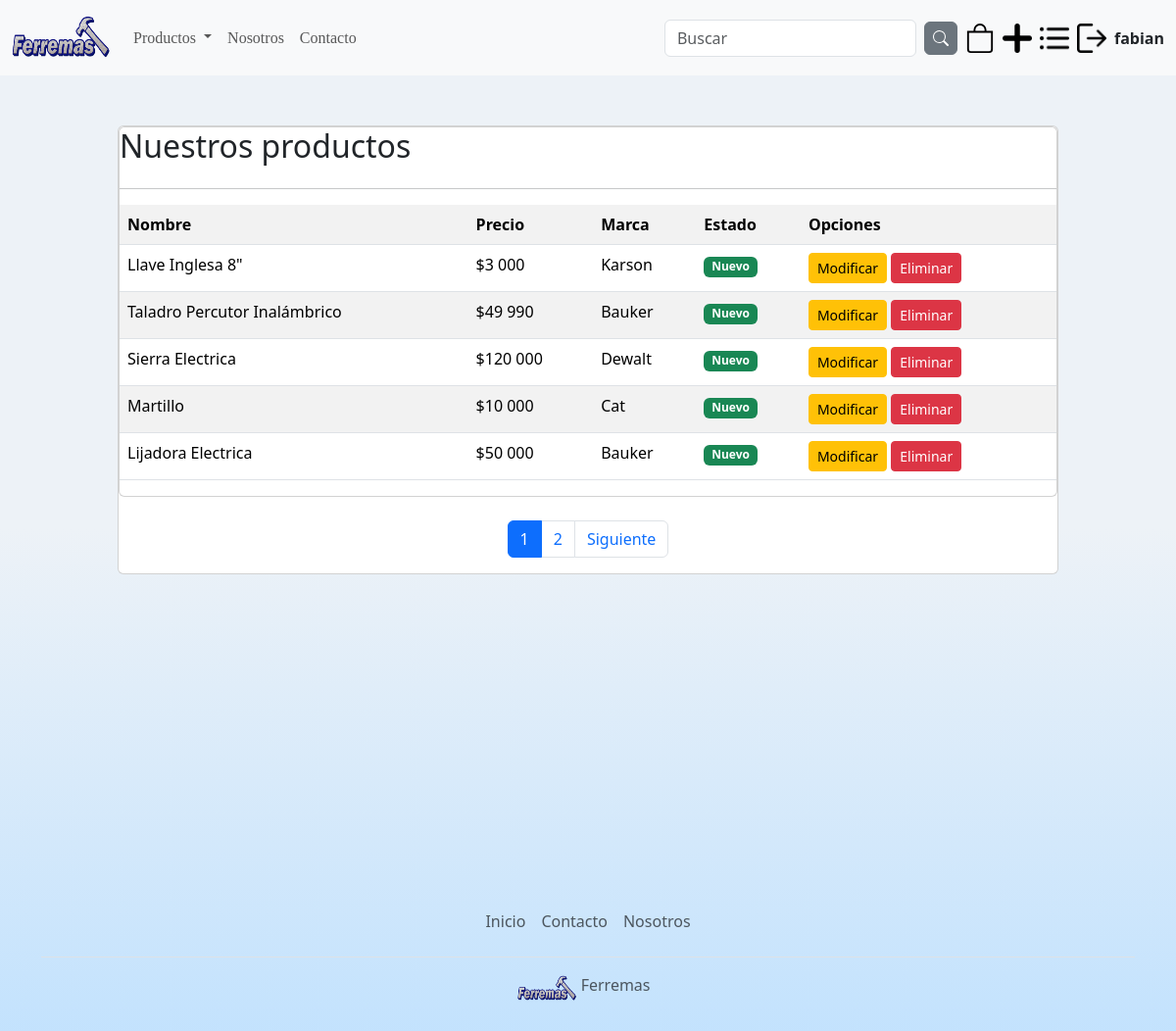
The app's page /listarProductos/ (signed in) with its own data.
### app/models.py (models this page shows, shortened)
class Producto(models.Model):
    nombre = models.CharField(max_length=50)
    precio = models.IntegerField()
    descripcion = models.TextField
    nuevo = models.BooleanField()
    marca = models.ForeignKey(Marca, on_delete=models.PROTECT)
    categoria = models.ForeignKey(Categoria, on_delete=models.PROTECT, null=True, blank=True)
    subcategoria = models.ForeignKey(Subcategoria, on_delete=models.PROTECT, null=True, blank=True)
    fecha_fabricacion = models.DateField()
    imagen = models.ImageField(upload_to='productos', null=True, blank=True)

class Marca(models.Model):
    nombre = models.CharField(max_length=50)
    def __str__(self):
        return self.nombre

### app/views.py (the view)
@permission_required('app.view_producto')
def listarProductos(request):
    productos = Producto.objects.all()
    page = request.GET.get('page', 1)
    try :
        paginator = Paginator(productos, 5)
        productos = paginator.page(page)
    except:
        raise Http404()
    data = {
        'entity': productos,
        'paginator': paginator
    }
    return render(request, 'app/producto/listar.html', data)

### app/templates/app/producto/listar.html (shortened to what this page needs)
{% extends 'app/base.html' %}
{% block contenido %}
{% load humanize %}
<br><br>
<div class="card">
    <div class="card body">
        <h2>Nuestros productos</h2>
        <hr>
        <table class="table table-striped table-hover table-responsive-sm">
    <tr>
        <th>Nombre</th>
        <th>Precio</th>
        <th>Marca</th>
        <th>Estado</th>
        <th> Opciones</th>
    </tr>
    {% for p in entity %}
    <tr>
        <td>{{p.nombre | title}}</td>
        <td>${{p.precio | intcomma }}</td>
        <td>{{p.marca | title}}</td>
        <td>
            {% if p.nuevo %}
                <span class="badge bg-success">Nuevo</span>
            {% else %}
                <span class="badge bg-danger">Usado</span>
            {% endif %}
        </td>
        <td>
            {% if perms.app.change_producto %}
            <a href="{% url 'modificar_Producto' p.id %}" class=" btn btn-warning btn-sm">Modificar</a>
            {% endif %}
            {% if perms.app.delete_producto %}
            <a href="#" onclick="eliminarProducto({{ p.id }}); return false;" class="btn btn-danger btn-sm">Eliminar</a>
            {% endif %}
        </td>
    </tr>
    {%endfor %}
</table>
</div>
<br>
{% include 'app/paginator.html' %}
</div>
{% endblock %}

### app/templates/app/base.html (shortened to what this page needs)
<!DOCTYPE html>
<html lang="es">
<head>
    {% load static %}
    <link href="https://cdn.jsdelivr.net/npm/bootstrap@5.3.3/dist/css/bootstrap.min.css" rel="stylesheet">
    <link rel="stylesheet" href="https://cdn.jsdelivr.net/npm/bxslider@4.2.17/dist/jquery.bxslider.min.css">
    <link rel="stylesheet" href="{% static 'app/css/style.css' %}">
</head>
<body>
    <nav class="navbar navbar-expand-lg bg-body-tertiary fixed-top" >
        <div class="container-fluid">
          <a class="navbar-brand" href="{% url 'home' %}">
            <img src="{% static 'app/img/Logo.png' %}" alt="Ferremas" width="100" height="50" class="d-inline-block align-text-top">
          </a>
          <div class="collapse navbar-collapse" id="navbarSupportedContent">
            <ul class="navbar-nav me-auto mb-2 mb-lg-0" >
              <li class="nav-item dropdown">
                <a class="nav-link dropdown-toggle" href="#" id="productosDropdown" role="button" data-bs-toggle="dropdown" aria-expanded="false">
                  Productos
                </a>
              </li>
              <li class="nav-item">
                <a class="nav-link "   href="#">Nosotros</a>
              </li>
              <li class="nav-item">
                <a class="nav-link "  href="{% url 'contacto'%}">Contacto</a>
              </li>
            </ul>
            <div class="d-flex align-items-center">
              <form class="d-flex align-items-center" role="search">
                <input class="form-control me-2" type="search" placeholder="Buscar" aria-label="Search">
                <button type="button" class="btn btn-secondary d-flex align-items-center justify-content-center p-2">
                  <svg xmlns="http://www.w3.org/2000/svg" width="16" height="16" fill="currentColor" class="bi bi-search" viewBox="0 0 16 16">
                    <path d="M11.742 10.344a6.5 6.5 0 1 0-1.397 1.398h-.001q.044.06.098.115l3.85 3.85a1 1 0 0 0 1.415-1.414l-3.85-3.85a1 1 0 0 0-.115-.1zM12 6.5a5.5 5.5 0 1 1-11 0 5.5 5.5 0 0 1 11 0"/>
                  </svg>
                </button>
              </form>
              <a href="{% url 'carrito' %}" class="ms-2 d-flex align-items-center">
                <img src="{% static 'app/img/bag.svg' %}" alt="carrito" width="30" height="30">
              </a>
              {% if perms.app.add_producto%}
              <a href="{% url 'agregar_Producto'%}"class="ms-2 d-flex align-items-center">
                <img src="{% static 'app/img/add.png' %}" alt="user" width="30" height="30">
              </a>
              {% endif %}
              {% if perms.app.view_producto%}
              <a href="{% url 'listar_Productos'%}" class="ms-2 d-flex align-items-center">
                <img src="{% static 'app/img/list.png' %}" alt="user" width="30" height="30">
              </a>
              {% endif %}
              {% if user.is_authenticated %}
                <form action="{% url 'logout' %}" method="post" style="display:inline;">
                  <button type="submit" class="ms-2 d-flex align-items-center" style="background:none; border:none; padding:0;">
                    <img src="{% static 'app/img/logout.png' %}" alt="cerrar sesión" width="30" height="30">
                  </button>
                </form>
                <span class="ms-2" style="font-weight: bold;">{{ user.username }}</span>
              {% else %}
                <a href="{% url 'login' %}" class="ms-2 d-flex align-items-center">
                  <img src="{% static 'app/img/person.svg' %}" alt="iniciar sesión" width="30" height="30">
                </a>
              {% endif %}
            </div>
          </div>
        </div>
    </nav>
      <div id="contenido">
        {% block contenido %}
        {% endblock %}
      </div>
      <div class="container" id="footer">
        <footer class="py-3 my-4">
          <ul class="nav justify-content-center border-bottom pb-3 mb-3">
            <li class="nav-item"><a href="{% url 'home'%}" class="nav-link px-2 text-body-secondary">Inicio</a></li>
            <li class="nav-item"><a href="{% url 'contacto'%}" class="nav-link px-2 text-body-secondary">Contacto</a></li>
            <li class="nav-item"><a href="#" class="nav-link px-2 text-body-secondary">Nosotros</a></li>
          </ul>
          <p class="text-center text-body-secondary">
            <a href="" class="mb-3 me-2 mb-md-0 text-body-secondary text-decoration-none lh-1">
              <img src="{% static 'app/img/Logo.png' %}" alt="Ferremas" width="60" height="30" class="d-inline-block align-text-top">
              <span class="mb-3 mb-md-0 text-body-secondary">Ferremas</span>
            </a>
          </p>
        </footer>
      </div>
</body>
</html>

### app/static/app/css/style.css (style rules this page uses)
body { background-image: linear-gradient(180deg, #EDF2F7 50%, rgb(184, 222, 255)); background-position: 0 50%; background-size: 100% 120%; padding-top: 70px; }
.navbar-nav { font-family: "PT Serif", serif; font-weight: 400; font-style: normal; }
* { margin: 0; padding: 0; }
#contenido { width: 80%; margin: 10px auto; min-height: 100vh; }

### records on screen
Producto: nombre "Llave Inglesa 8\"", precio "3 000", marca "Karson", nuevo "Nuevo"
Producto: nombre "Taladro Percutor Inalámbrico", precio "49 990", marca "Bauker", nuevo "Nuevo"
Producto: nombre "Sierra Electrica", precio "120 000", marca "Dewalt", nuevo "Nuevo"
Producto: nombre "Martillo", precio "10 000", marca "Cat", nuevo "Nuevo"
Producto: nombre "Lijadora Electrica", precio "50 000", marca "Bauker", nuevo "Nuevo"

### other values on screen
{{ user.username }} "fabian"
{{ page }} "1" "2"
